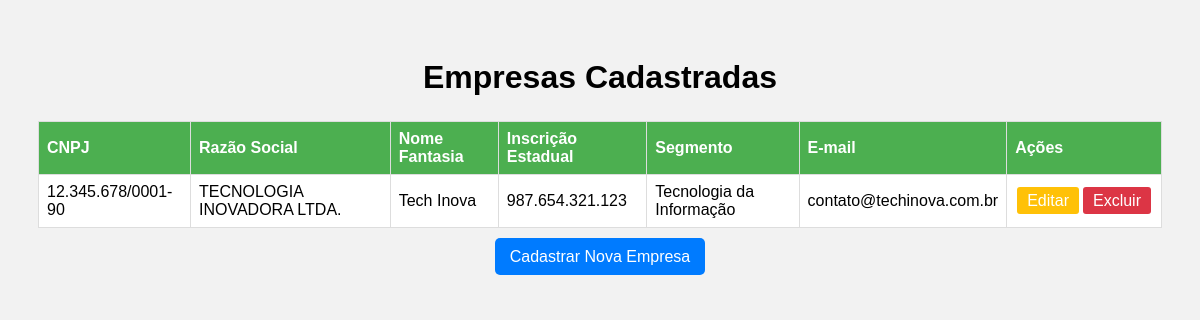
Screenshot of /process/exibir_empresas.php with the database file from the repository.
### tables this page shows
CREATE TABLE IF NOT EXISTS `empresas` (
  `cnpj` varchar(18) NOT NULL,
  `razao_social` varchar(255) NOT NULL,
  `nome_fantasia` varchar(255) NOT NULL,
  `foto_emp` varchar(50) DEFAULT NULL,
  `inscricao_estadual` varchar(20) NOT NULL,
  `segmento` varchar(100) NOT NULL,
  `produtos_servicos` text,
  `email_contato` varchar(255) NOT NULL,
  `senha_hash` varchar(255) NOT NULL,
  `data_registro` datetime DEFAULT CURRENT_TIMESTAMP,
  PRIMARY KEY (`cnpj`),
  UNIQUE KEY `razao_social` (`razao_social`),
  UNIQUE KEY `email_contato` (`email_contato`)
);

### process/exibir_empresas.php (the view, shortened to what this page needs)
<?php
include_once('../php/config.php');
try {
    $stmt = $conn->prepare("SELECT * FROM empresas");
    $stmt->execute();
    $empresas = $stmt->fetchAll(PDO::FETCH_ASSOC);
} catch (PDOException $e) {
    echo "Erro ao buscar os dados: " . $e->getMessage();
}
?>
<!DOCTYPE html>
<html lang="pt-br">
<head>
</head>
<body>
    <h1>Empresas Cadastradas</h1>
    <?php
    if ($empresas) {
    ?>
    <table>
        <thead>
            <tr>
                <th>CNPJ</th>
                <th>Razão Social</th>
                <th>Nome Fantasia</th>
                <th>Inscrição Estadual</th>
                <th>Segmento</th>
                <th>E-mail</th>
                <th>Ações</th>
            </tr>
        </thead>
        <tbody>
            <?php
            foreach ($empresas as $empresa) {
                echo "<tr>";
                echo "<td>" . htmlspecialchars($empresa['cnpj']) . "</td>";
                echo "<td>" . htmlspecialchars($empresa['razao_social']) . "</td>";
                echo "<td>" . htmlspecialchars($empresa['nome_fantasia']) . "</td>";
                echo "<td>" . htmlspecialchars($empresa['inscricao_estadual']) . "</td>";
                echo "<td>" . htmlspecialchars($empresa['segmento']) . "</td>";
                echo "<td>" . htmlspecialchars($empresa['email_contato']) . "</td>";
                echo "<td>";
                echo "<a href='editarEmpresa.php?cnpj=" . htmlspecialchars($empresa['cnpj']) . "' class='btn-acao btn-editar'>Editar</a>";
                echo "<a href='excluirEmpresa.php?cnpj=" . htmlspecialchars($empresa['cnpj']) . "' class='btn-acao btn-excluir' onclick='return confirm(\"Tem certeza que deseja excluir esta empresa?\");'>Excluir</a>";
                echo "</td>";
                echo "</tr>";
            }
            ?>
        </tbody>
    </table>
    <?php
    } else {
        echo "<p>Nenhuma empresa encontrada ou os dados não foram carregados.</p>";
    }
    ?>
    <div class="voltar">
        <a href="../insertEmpresas.html">Cadastrar Nova Empresa</a>
    </div>
</body>
</html>

### process/exibir_empresas.php (style rules this page uses)
body { font-family: Arial, sans-serif; background-color: #f2f2f2; padding: 30px; }
h1 { text-align: center; margin-bottom: 25px; }
table { width: 100%; border-collapse: collapse; background-color: #fff; }
th, td { border: 1px solid #ddd; padding: 8px; text-align: left; }
th { background-color: #4CAF50; color: white; }
.voltar { margin-top: 20px; text-align: center; }
.voltar a { background-color: #007bff; color: white; padding: 10px 15px; text-decoration: none; border-radius: 5px; }
.btn-acao { padding: 5px 10px; margin: 0 2px; text-decoration: none; border-radius: 3px; color: white; }
.btn-editar { background-color: #ffc107; }
.btn-excluir { background-color: #dc3545; }

### rows the page displays
empresas: cnpj "12.345.678/0001-90", razao_social "TECNOLOGIA INOVADORA LTDA.", nome_fantasia "Tech Inova", inscricao_estadual "987.654.321.123", segmento "Tecnologia da Informação", email_contato "contato@techinova.com.br"
